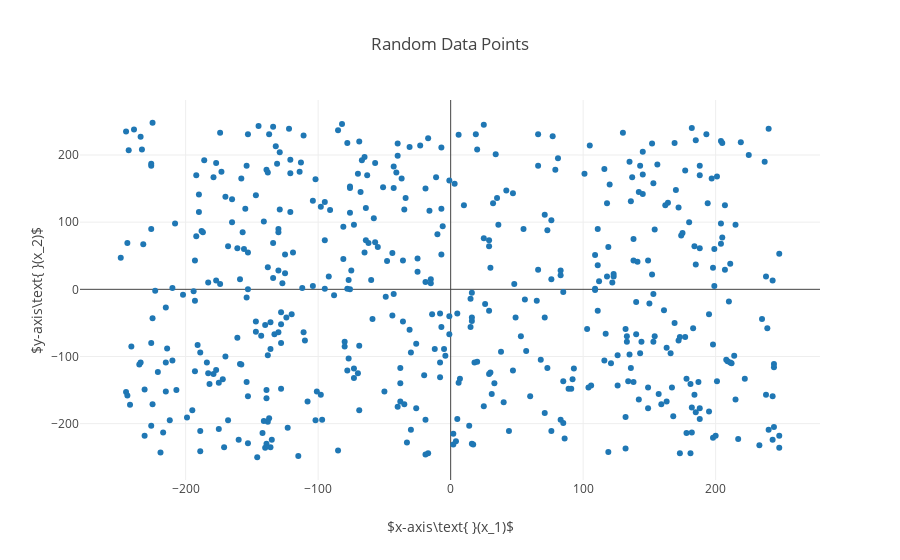

The code cell stored with this chart in its notebook:
### Markdown cell above
Now let's plot the random points on a graph

### Code cell
# Create scatter plot points using the random points created above
# All x-coordinates go into one array and all y-coordinates into another
graphPoints = go.Scatter(
    x = points[:, [0]].flatten(),
    y = points[:, [1]].flatten(),
    mode = 'markers',
    marker = dict(
        symbol = 'circle'
    ),
    name = 'Random Data'
    
)

layout = go.Layout(
    title='Random Data Points',
    xaxis=dict(
        title='$x-axis\\text{ }(x_1)$'
    ),
    yaxis=dict(
        title='$y-axis\\text{ }(x_2)$'
    )
)

fig = go.Figure(data=[graphPoints], layout=layout)
plt.iplot(fig)

### Figure 1 — Plotly figure (JSON) as saved in the notebook; plotly's stock layout.template omitted (floating-point values rounded to 4 significant figures; data arrays with more than 128 entries replaced by an {"elided": "..."} marker saying what was removed)
{"data": [{"marker": {"symbol": "circle"}, "mode": "markers", "name": "Random Data", "type": "scatter", "uid": "d82a4587-7e5c-4a3e-9a91-30e97e305bf2", "x": {"elided": "500 int values"}, "y": {"elided": "500 int values"}}], "layout": {"autosize": true, "title": {"text": "Random Data Points"}, "xaxis": {"autorange": true, "range": [-278.8, 277.8], "title": {"text": "$x-axis\\text{ }(x_1)$"}, "type": "linear"}, "yaxis": {"autorange": true, "range": [-286.1, 284.1], "title": {"text": "$y-axis\\text{ }(x_2)$"}, "type": "linear"}}}
